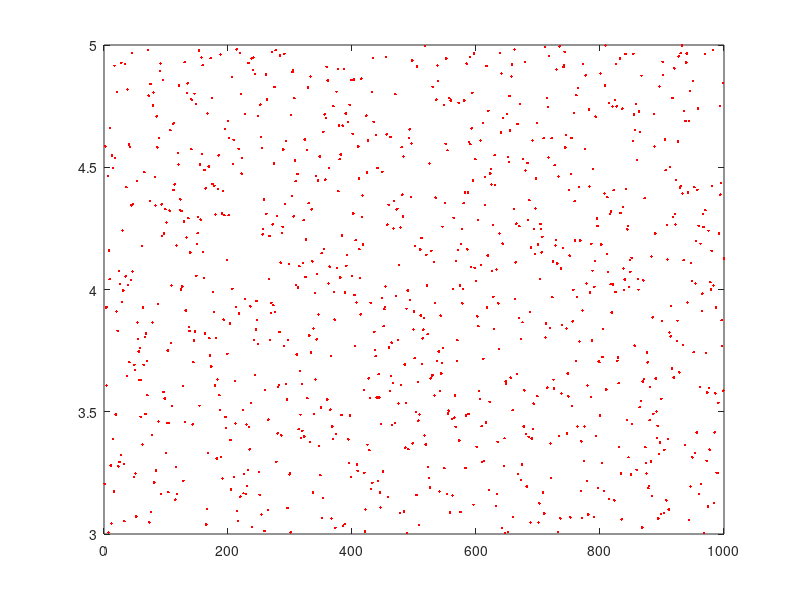
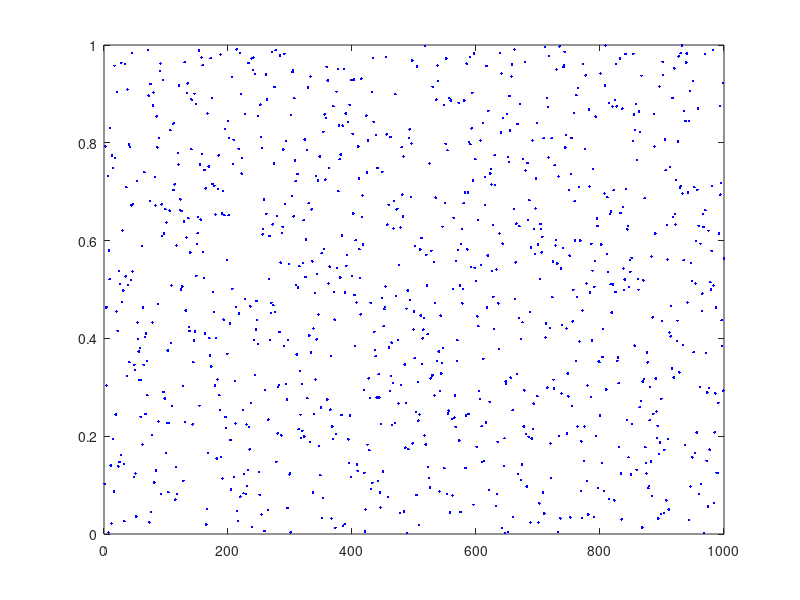

Reproduce these figures in MATLAB, in order.
data = rand(1000,1); %Genera  1000 Valores de 0 a 1
minimo = 3; %Minimo sd
maximo = 5;

data2 = data*(maximo-minimo)+minimo;

plot(data2,'r.')
figure
plot(data,'b.')



